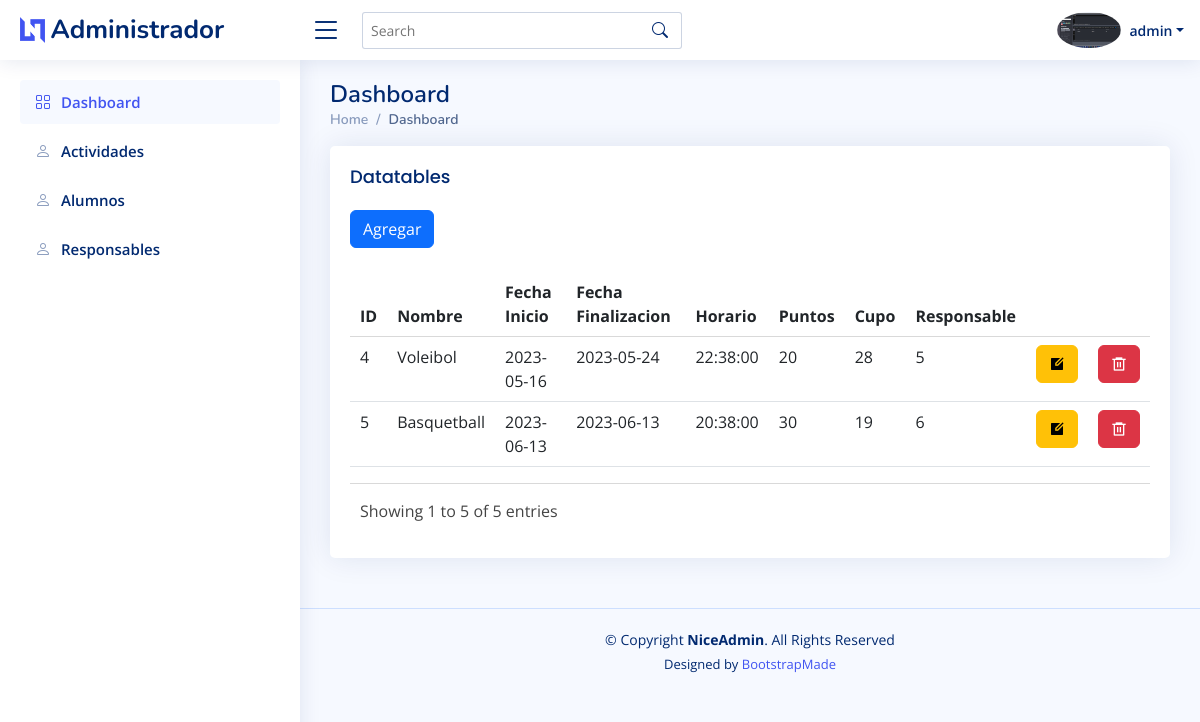
The page /admin/actividades.php (signed in) on the database its author committed.
### tables this page shows
CREATE TABLE `adminsresponsables` (
  `id` int(11) NOT NULL,
  `nombre` varchar(200) NOT NULL,
  `correo` varchar(200) NOT NULL,
  `contrasena` varchar(200) NOT NULL,
  `tipo_usuario` varchar(200) NOT NULL DEFAULT 'usuario',
  `imgperfil` varchar(200) NOT NULL
);

CREATE TABLE `actividades` (
  `id_actividad` int(11) NOT NULL,
  `nombre_actividad` varchar(200) NOT NULL,
  `fecha_inicio` date NOT NULL,
  `fecha_finalizacion` date NOT NULL,
  `horario` time NOT NULL,
  `puntos` int(11) NOT NULL,
  `cupo_disponible` int(11) NOT NULL,
  `id_responsable` int(11) NOT NULL,
  `url` varchar(500) NOT NULL
);

### admin/actividades.php (the view, shortened to what this page needs)
<!DOCTYPE html>
<html lang="en">
<head>
    <link href="../assets/vendor/bootstrap/css/bootstrap.min.css" rel="stylesheet">
    <link href="../assets/vendor/bootstrap-icons/bootstrap-icons.css" rel="stylesheet">
    <link href="../assets/vendor/boxicons/css/boxicons.min.css" rel="stylesheet">
    <link href="../assets/vendor/quill/quill.snow.css" rel="stylesheet">
    <link href="../assets/vendor/quill/quill.bubble.css" rel="stylesheet">
    <link href="../assets/vendor/remixicon/remixicon.css" rel="stylesheet">
    <link href="../assets/vendor/simple-datatables/style.css" rel="stylesheet">
    <link href="../assets/css/style.css" rel="stylesheet">
</head>
<body>
    <?php
    @include '../config.php';
    $id_admin = $_SESSION['id_admin'];
    $sql = "SELECT id, nombre, correo, tipo_usuario,imgperfil FROM adminsresponsables WHERE id = ?";
    $stmt = $conn->prepare($sql);
    $stmt->bind_param("i", $id_admin);
    $stmt->execute();
    $stmt->bind_result($id, $nombre, $correo, $tipo_usuario, $imgperfil);
    ?>
    <header id="header" class="header fixed-top d-flex align-items-center ">
        <div class="d-flex align-items-center justify-content-between">
            <a href="index.html" class="logo d-flex align-items-center">
                <img src="../assets/img/logo.png" alt="">
                <span class="d-none d-lg-block">Administrador</span>
            </a>
            <i class="bi bi-list toggle-sidebar-btn"></i>
        </div>
        <div class="search-bar">
            <form class="search-form d-flex align-items-center" method="POST" action="#">
                <input type="text" name="query" placeholder="Search" title="Enter search keyword">
                <button type="submit" title="Search"><i class="bi bi-search"></i></button>
            </form>
        </div>
        <nav class="header-nav ms-auto">
            <ul class="d-flex align-items-center">
                <li class="nav-item dropdown pe-3">
                    <a class="nav-link nav-profile d-flex align-items-center pe-0" href="#" data-bs-toggle="dropdown">
                        <img src="imgperfila/<?php echo $imgperfil; ?>" alt="Profile" class="rounded-circle">
                        <span class="d-none d-md-block dropdown-toggle ps-2"><?php echo $nombre; ?></span>
                    </a>
                </li>
            </ul>
        </nav>
    </header>
    <aside id="sidebar" class="sidebar">
        <ul class="sidebar-nav" id="sidebar-nav">
            <li class="nav-item">
                <a class="nav-link " href="../admin_page.php">
                    <i class="bi bi-grid"></i>
                    <span>Dashboard</span>
                </a>
            </li>
            <li class="nav-item">
                <a class="nav-link collapsed" href="actividades.php">
                    <i class="bi bi-person"></i>
                    <span>Actividades</span>
                </a>
            </li>
            <li class="nav-item">
                <a class="nav-link collapsed" href="alumnos.php">
                    <i class="bi bi-person"></i>
                    <span>Alumnos</span>
                </a>
            </li>
            <li class="nav-item">
                <a class="nav-link collapsed" href="responsables.php">
                    <i class="bi bi-person"></i>
                    <span>Responsables</span>
                </a>
            </li>
        </ul>
    </aside>
    <main id="main" class="main">
        <div class="pagetitle">
            <h1>Dashboard</h1>
            <nav>
                <ol class="breadcrumb">
                    <li class="breadcrumb-item"><a href="login_form.php">Home</a></li>
                    <li class="breadcrumb-item active">Dashboard</li>
                </ol>
            </nav>
        </div>
        <div class="row">
            <div class="col-lg-12">
                <div class="card">
                    <div class="card-body">
                        <h5 class="card-title">Datatables</h5>
                        <a href="agregar_actividad.php" class="btn btn-primary">Agregar</a>
                        <br>
                        <br>
                        <div class="datatable-wrapper datatable-loading no-footer sortable searchable fixed-columns">
                            <div class="datatable-container">
                                <table class="table datatable datatable-table">
                                    <thead>
                                        <tr>
                                            <th data-sortable="true"><a href="#">ID</a></th>
                                            <th data-sortable="true"><a href="#">Nombre</a></th>
                                            <th data-sortable="true"><a href="#">Fecha Inicio</a></th>
                                            <th data-sortable="true"><a href="#">Fecha Finalizacion</a></th>
                                            <th data-sortable="true"><a href="#">Horario</a></th>
                                            <th data-sortable="true"><a href="#">Puntos</a></th>
                                            <th data-sortable="true"><a href="#">Cupo</a></th>
                                            <th data-sortable="true"><a href="#">Responsable</a></th>
                                            <th>&nbsp;</th>
                                            <th>&nbsp;</th>
                                        </tr>
                                    </thead>
                                    <tbody>
                                        <?php
                                        $sql = "SELECT * FROM actividades";
                                        $resultado = mysqli_query($conn, $sql);
                                        foreach ($resultado as $fila) {
                                            echo "<tr>";
                                            echo "<td>" . $fila['id_actividad'] . "</td>";
                                            echo "<td>" . $fila['nombre_actividad'] . "</td>";
                                            echo "<td>" . $fila['fecha_inicio'] . "</td>";
                                            echo "<td>" . $fila['fecha_finalizacion'] . "</td>";
                                            echo "<td>" . $fila['horario'] . "</td>";
                                            echo "<td>" . $fila['puntos'] . "</td>";
                                            echo "<td>" . $fila['cupo_disponible'] . "</td>";
                                            echo "<td>" . $fila['id_responsable'] . "</td>";
                                            echo '<td> <a href= "actividadeditar.php?ideditar=' . $fila['id_actividad'] . ' " class="btn btn-warning ri-edit-box-fill"> </td>';
                                            echo '<td> <a href= "actividadeliminar.php?ideliminar=' . $fila['id_actividad'] . ' " class="btn btn-danger ri-delete-bin-6-line"> </td>';
                                            echo "</tr>";
                                        }
                                        ?>
                                    </tbody>
                                </table>
                            </div>
                            <div class="datatable-bottom">
                                <div class="datatable-info">Showing 1 to 5 of 5 entries</div>
                            </div>
                        </div>
                    </div>
                </div>
            </div>
        </div>
    </main>
    <footer id="footer" class="footer">
        <div class="copyright">
            &copy; Copyright <strong><span>NiceAdmin</span></strong>. All Rights Reserved
        </div>
        <div class="credits">
            Designed by <a href="https://bootstrapmade.com/">BootstrapMade</a>
        </div>
    </footer>
</body>
</html>

### assets/css/style.css (style rules this page uses)
:root { scroll-behavior: smooth; }
body { font-family: "Open Sans", sans-serif; background: #f6f9ff; color: #444444; }
a { color: #4154f1; text-decoration: none; }
h1, h2, h3, h4, h5, h6 { font-family: "Nunito", sans-serif; }
#main { margin-top: 60px; padding: 20px 30px; transition: all 0.3s; }
.pagetitle { margin-bottom: 10px; }
.pagetitle h1 { font-size: 24px; margin-bottom: 0; font-weight: 600; color: #012970; }
.card { margin-bottom: 30px; border: none; border-radius: 5px; box-shadow: 0px 0 30px rgba(1, 41, 112, 0.1); }
.card-title { padding: 20px 0 15px 0; font-size: 18px; font-weight: 500; color: #012970; font-family: "Poppins", sans-serif; }
.card-body { padding: 0 20px 20px 20px; }
.breadcrumb { font-size: 14px; font-family: "Nunito", sans-serif; color: #899bbd; font-weight: 600; }
.breadcrumb a { color: #899bbd; transition: 0.3s; }
.breadcrumb .breadcrumb-item::before { color: #899bbd; }
.breadcrumb .active { color: #51678f; font-weight: 600; }
.logo { line-height: 1; }
@media (min-width: 1200px) { .logo { width: 280px; } }
.logo img { max-height: 26px; margin-right: 6px; }
.logo span { font-size: 26px; font-weight: 700; color: #012970; font-family: "Nunito", sans-serif; }
.header { transition: all 0.5s; z-index: 997; height: 60px; box-shadow: 0px 2px 20px rgba(1, 41, 112, 0.1); background-color: #fff; padding-left: 20px; }
.header .toggle-sidebar-btn { font-size: 32px; padding-left: 10px; cursor: pointer; color: #012970; }
.header .search-bar { min-width: 360px; padding: 0 20px; }
.header .search-form { width: 100%; }
.header .search-form input { border: 0; font-size: 14px; color: #012970; border: 1px solid rgba(1, 41, 112, 0.2); padding: 7px 38px 7px 8px; border-radius: 3px; transition: 0.3s; width: 100%; }
.header .search-form button { border: 0; padding: 0; margin-left: -30px; background: none; }
.header .search-form button i { color: #012970; }
.header-nav ul { list-style: none; }
.header-nav>ul { margin: 0; padding: 0; }
.header-nav .nav-profile { color: #012970; }
.header-nav .nav-profile img { max-height: 36px; }
.header-nav .nav-profile span { font-size: 14px; font-weight: 600; }
.sidebar { position: fixed; top: 60px; left: 0; bottom: 0; width: 300px; z-index: 996; transition: all 0.3s; padding: 20px; overflow-y: auto; scrollbar-width: thin; scrollbar-color: #aab7cf transparent; box-shadow: 0px 0px 20px rgba(1, 41, 112, 0.1); background-color: #fff; }
@media (min-width: 1200px) { #main, #footer { margin-left: 300px; } }
.sidebar-nav { padding: 0; margin: 0; list-style: none; }
.sidebar-nav li { padding: 0; margin: 0; list-style: none; }
.sidebar-nav .nav-item { margin-bottom: 5px; }
.sidebar-nav .nav-link { display: flex; align-items: center; font-size: 15px; font-weight: 600; color: #4154f1; transition: 0.3; background: #f6f9ff; padding: 10px 15px; border-radius: 4px; }
.sidebar-nav .nav-link i { font-size: 16px; margin-right: 10px; color: #4154f1; }
.sidebar-nav .nav-link.collapsed { color: #012970; background: #fff; }
.sidebar-nav .nav-link.collapsed i { color: #899bbd; }
.footer { padding: 20px 0; font-size: 14px; transition: all 0.3s; border-top: 1px solid #cddfff; }
.footer .copyright { text-align: center; color: #012970; }
.footer .credits { padding-top: 5px; text-align: center; font-size: 13px; color: #012970; }

### rows shown on the page
adminsresponsables: imgperfil (picture), nombre "admin"
actividades: id_actividad "4", nombre_actividad "Voleibol", fecha_inicio "2023-05-16", fecha_finalizacion "2023-05-24", horario "22:38:00", puntos "20", cupo_disponible "28", id_responsable "5"
actividades: id_actividad "5", nombre_actividad "Basquetball", fecha_inicio "2023-06-13", fecha_finalizacion "2023-06-13", horario "20:38:00", puntos "30", cupo_disponible "19", id_responsable "6"
